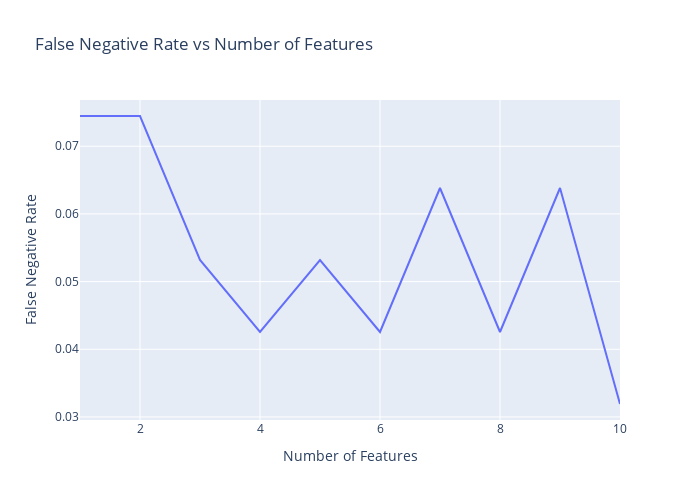

The cell this chart's notebook holds for it:
### Markdown cell above
### False Negative rate vs number of features used in the adaboost classifier

### Code cell
fig = px.line(x=num_features, y=false_negative_rate, title='False Negative Rate vs Number of Features')
# change the names of the x-axis and y-axis
fig.update_xaxes(title_text='Number of Features')
fig.update_yaxes(title_text='False Negative Rate')
# adjust the size of the figure
fig.update_layout(
    autosize=False,
    width=700,
    height=500,
)
fig.show()

### Figure 1 — Plotly figure (JSON) as saved in the notebook; plotly's stock layout.template omitted (floating-point values rounded to 4 significant figures)
{"data": [{"hovertemplate": "x=%{x}<br>y=%{y}<extra></extra>", "legendgroup": "", "line": {"color": "#636efa", "dash": "solid"}, "marker": {"symbol": "circle"}, "mode": "lines", "name": "", "orientation": "v", "showlegend": false, "type": "scatter", "x": [1, 2, 3, 4, 5, 6, 7, 8, 9, 10], "xaxis": "x", "y": [0.07447, 0.07447, 0.05319, 0.04255, 0.05319, 0.04255, 0.06383, 0.04255, 0.06383, 0.03191], "yaxis": "y"}], "layout": {"autosize": false, "height": 500, "legend": {"tracegroupgap": 0}, "title": {"text": "False Negative Rate vs Number of Features"}, "width": 700, "xaxis": {"anchor": "y", "domain": [0, 1], "title": {"text": "Number of Features"}}, "yaxis": {"anchor": "x", "domain": [0, 1], "title": {"text": "False Negative Rate"}}}}
